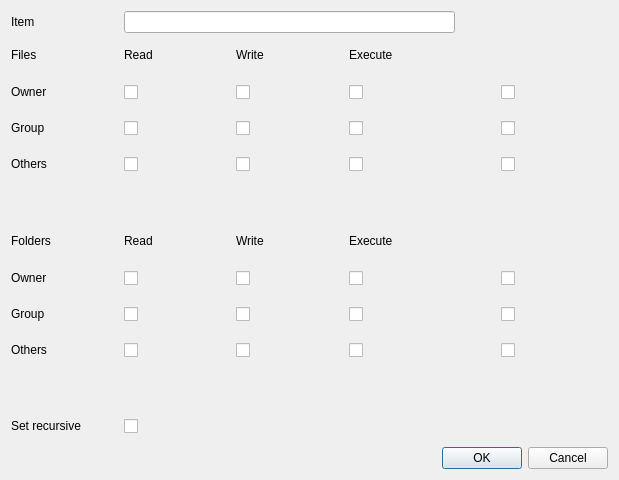
<?xml version="1.0" encoding="UTF-8"?>
<ui version="4.0">
 <class>permissions_dialog</class>
 <widget class="QDialog" name="permissions_dialog">
  <property name="geometry">
   <rect>
    <x>0</x>
    <y>0</y>
    <width>619</width>
    <height>480</height>
   </rect>
  </property>
  <property name="windowTitle">
   <string>Permissions Dialog</string>
  </property>
  <property name="windowIcon">
   <iconset>
    <normaloff>../images/password.png</normaloff>../images/password.png</iconset>
  </property>
  <layout class="QGridLayout" name="gridLayout_2">
   <item row="0" column="0">
    <layout class="QGridLayout" name="gridLayout">
     <item row="8" column="1">
      <widget class="QCheckBox" name="group_read_check_2">
       <property name="minimumSize">
        <size>
         <width>100</width>
         <height>30</height>
        </size>
       </property>
       <property name="text">
        <string/>
       </property>
      </widget>
     </item>
     <item row="6" column="2">
      <widget class="QLabel" name="write_label_2">
       <property name="minimumSize">
        <size>
         <width>100</width>
         <height>20</height>
        </size>
       </property>
       <property name="text">
        <string>Write</string>
       </property>
      </widget>
     </item>
     <item row="8" column="0">
      <widget class="QLabel" name="group_label_2">
       <property name="minimumSize">
        <size>
         <width>100</width>
         <height>20</height>
        </size>
       </property>
       <property name="text">
        <string>Group</string>
       </property>
      </widget>
     </item>
     <item row="3" column="0">
      <widget class="QLabel" name="group_label">
       <property name="minimumSize">
        <size>
         <width>100</width>
         <height>20</height>
        </size>
       </property>
       <property name="text">
        <string>Group</string>
       </property>
      </widget>
     </item>
     <item row="8" column="3">
      <widget class="QCheckBox" name="group_exe_check_2">
       <property name="minimumSize">
        <size>
         <width>100</width>
         <height>30</height>
        </size>
       </property>
       <property name="text">
        <string/>
       </property>
      </widget>
     </item>
     <item row="9" column="0">
      <widget class="QLabel" name="others_label_2">
       <property name="minimumSize">
        <size>
         <width>100</width>
         <height>20</height>
        </size>
       </property>
       <property name="text">
        <string>Others</string>
       </property>
      </widget>
     </item>
     <item row="9" column="2">
      <widget class="QCheckBox" name="others_write_check_2">
       <property name="minimumSize">
        <size>
         <width>100</width>
         <height>30</height>
        </size>
       </property>
       <property name="text">
        <string/>
       </property>
      </widget>
     </item>
     <item row="7" column="0">
      <widget class="QLabel" name="owner_label_2">
       <property name="minimumSize">
        <size>
         <width>100</width>
         <height>20</height>
        </size>
       </property>
       <property name="text">
        <string>Owner</string>
       </property>
      </widget>
     </item>
     <item row="5" column="1">
      <spacer name="verticalSpacer">
       <property name="orientation">
        <enum>Qt::Vertical</enum>
       </property>
       <property name="sizeType">
        <enum>QSizePolicy::Fixed</enum>
       </property>
       <property name="sizeHint" stdset="0">
        <size>
         <width>20</width>
         <height>40</height>
        </size>
       </property>
      </spacer>
     </item>
     <item row="3" column="2">
      <widget class="QCheckBox" name="group_write_check">
       <property name="minimumSize">
        <size>
         <width>100</width>
         <height>30</height>
        </size>
       </property>
       <property name="text">
        <string/>
       </property>
      </widget>
     </item>
     <item row="8" column="5">
      <widget class="QCheckBox" name="group_x_check_2">
       <property name="minimumSize">
        <size>
         <width>100</width>
         <height>30</height>
        </size>
       </property>
       <property name="text">
        <string/>
       </property>
      </widget>
     </item>
     <item row="7" column="3">
      <widget class="QCheckBox" name="owner_exe_check_2">
       <property name="minimumSize">
        <size>
         <width>100</width>
         <height>30</height>
        </size>
       </property>
       <property name="text">
        <string/>
       </property>
      </widget>
     </item>
     <item row="1" column="1">
      <widget class="QLabel" name="read_label">
       <property name="minimumSize">
        <size>
         <width>100</width>
         <height>20</height>
        </size>
       </property>
       <property name="text">
        <string>Read</string>
       </property>
      </widget>
     </item>
     <item row="2" column="0">
      <widget class="QLabel" name="owner_label">
       <property name="minimumSize">
        <size>
         <width>100</width>
         <height>20</height>
        </size>
       </property>
       <property name="text">
        <string>Owner</string>
       </property>
      </widget>
     </item>
     <item row="2" column="3">
      <widget class="QCheckBox" name="owner_exe_check">
       <property name="minimumSize">
        <size>
         <width>100</width>
         <height>30</height>
        </size>
       </property>
       <property name="text">
        <string/>
       </property>
      </widget>
     </item>
     <item row="1" column="2">
      <widget class="QLabel" name="write_label">
       <property name="minimumSize">
        <size>
         <width>100</width>
         <height>20</height>
        </size>
       </property>
       <property name="text">
        <string>Write</string>
       </property>
      </widget>
     </item>
     <item row="2" column="2">
      <widget class="QCheckBox" name="owner_write_check">
       <property name="minimumSize">
        <size>
         <width>100</width>
         <height>30</height>
        </size>
       </property>
       <property name="text">
        <string/>
       </property>
      </widget>
     </item>
     <item row="2" column="1">
      <widget class="QCheckBox" name="owner_read_check">
       <property name="minimumSize">
        <size>
         <width>100</width>
         <height>30</height>
        </size>
       </property>
       <property name="layoutDirection">
        <enum>Qt::LeftToRight</enum>
       </property>
       <property name="text">
        <string/>
       </property>
      </widget>
     </item>
     <item row="1" column="3">
      <widget class="QLabel" name="execute_label">
       <property name="minimumSize">
        <size>
         <width>100</width>
         <height>20</height>
        </size>
       </property>
       <property name="text">
        <string>Execute</string>
       </property>
      </widget>
     </item>
     <item row="8" column="2">
      <widget class="QCheckBox" name="group_write_check_2">
       <property name="minimumSize">
        <size>
         <width>100</width>
         <height>30</height>
        </size>
       </property>
       <property name="text">
        <string/>
       </property>
      </widget>
     </item>
     <item row="2" column="5">
      <widget class="QCheckBox" name="owner_x_check">
       <property name="minimumSize">
        <size>
         <width>100</width>
         <height>30</height>
        </size>
       </property>
       <property name="text">
        <string/>
       </property>
      </widget>
     </item>
     <item row="7" column="2">
      <widget class="QCheckBox" name="owner_write_check_2">
       <property name="minimumSize">
        <size>
         <width>100</width>
         <height>30</height>
        </size>
       </property>
       <property name="text">
        <string/>
       </property>
      </widget>
     </item>
     <item row="9" column="5">
      <widget class="QCheckBox" name="others_x_check_2">
       <property name="minimumSize">
        <size>
         <width>100</width>
         <height>30</height>
        </size>
       </property>
       <property name="text">
        <string/>
       </property>
      </widget>
     </item>
     <item row="10" column="1">
      <spacer name="verticalSpacer_2">
       <property name="orientation">
        <enum>Qt::Vertical</enum>
       </property>
       <property name="sizeType">
        <enum>QSizePolicy::Fixed</enum>
       </property>
       <property name="sizeHint" stdset="0">
        <size>
         <width>20</width>
         <height>40</height>
        </size>
       </property>
      </spacer>
     </item>
     <item row="4" column="1">
      <widget class="QCheckBox" name="others_read_check">
       <property name="minimumSize">
        <size>
         <width>100</width>
         <height>30</height>
        </size>
       </property>
       <property name="text">
        <string/>
       </property>
      </widget>
     </item>
     <item row="3" column="1">
      <widget class="QCheckBox" name="group_read_check">
       <property name="minimumSize">
        <size>
         <width>100</width>
         <height>30</height>
        </size>
       </property>
       <property name="text">
        <string/>
       </property>
      </widget>
     </item>
     <item row="4" column="0">
      <widget class="QLabel" name="others_label">
       <property name="minimumSize">
        <size>
         <width>100</width>
         <height>20</height>
        </size>
       </property>
       <property name="text">
        <string>Others</string>
       </property>
      </widget>
     </item>
     <item row="4" column="2">
      <widget class="QCheckBox" name="others_write_check">
       <property name="minimumSize">
        <size>
         <width>100</width>
         <height>30</height>
        </size>
       </property>
       <property name="text">
        <string/>
       </property>
      </widget>
     </item>
     <item row="6" column="1">
      <widget class="QLabel" name="read_label_2">
       <property name="minimumSize">
        <size>
         <width>100</width>
         <height>20</height>
        </size>
       </property>
       <property name="text">
        <string>Read</string>
       </property>
      </widget>
     </item>
     <item row="7" column="5">
      <widget class="QCheckBox" name="owner_x_check_2">
       <property name="minimumSize">
        <size>
         <width>100</width>
         <height>30</height>
        </size>
       </property>
       <property name="text">
        <string/>
       </property>
      </widget>
     </item>
     <item row="4" column="5">
      <widget class="QCheckBox" name="others_x_check">
       <property name="minimumSize">
        <size>
         <width>100</width>
         <height>30</height>
        </size>
       </property>
       <property name="text">
        <string/>
       </property>
      </widget>
     </item>
     <item row="3" column="3">
      <widget class="QCheckBox" name="group_exe_check">
       <property name="minimumSize">
        <size>
         <width>100</width>
         <height>30</height>
        </size>
       </property>
       <property name="text">
        <string/>
       </property>
      </widget>
     </item>
     <item row="9" column="1">
      <widget class="QCheckBox" name="others_read_check_2">
       <property name="minimumSize">
        <size>
         <width>100</width>
         <height>30</height>
        </size>
       </property>
       <property name="text">
        <string/>
       </property>
      </widget>
     </item>
     <item row="7" column="1">
      <widget class="QCheckBox" name="owner_read_check_2">
       <property name="minimumSize">
        <size>
         <width>100</width>
         <height>30</height>
        </size>
       </property>
       <property name="text">
        <string/>
       </property>
      </widget>
     </item>
     <item row="6" column="3">
      <widget class="QLabel" name="execute_label_2">
       <property name="minimumSize">
        <size>
         <width>100</width>
         <height>20</height>
        </size>
       </property>
       <property name="text">
        <string>Execute</string>
       </property>
      </widget>
     </item>
     <item row="3" column="5">
      <widget class="QCheckBox" name="group_x_check">
       <property name="minimumSize">
        <size>
         <width>100</width>
         <height>30</height>
        </size>
       </property>
       <property name="text">
        <string/>
       </property>
      </widget>
     </item>
     <item row="2" column="4">
      <spacer name="horizontalSpacer">
       <property name="orientation">
        <enum>Qt::Horizontal</enum>
       </property>
       <property name="sizeType">
        <enum>QSizePolicy::Fixed</enum>
       </property>
       <property name="sizeHint" stdset="0">
        <size>
         <width>40</width>
         <height>20</height>
        </size>
       </property>
      </spacer>
     </item>
     <item row="4" column="3">
      <widget class="QCheckBox" name="others_exe_check">
       <property name="minimumSize">
        <size>
         <width>100</width>
         <height>30</height>
        </size>
       </property>
       <property name="text">
        <string/>
       </property>
      </widget>
     </item>
     <item row="9" column="3">
      <widget class="QCheckBox" name="others_exe_check_2">
       <property name="minimumSize">
        <size>
         <width>100</width>
         <height>30</height>
        </size>
       </property>
       <property name="text">
        <string/>
       </property>
      </widget>
     </item>
     <item row="11" column="1">
      <widget class="QCheckBox" name="recursive_check">
       <property name="minimumSize">
        <size>
         <width>100</width>
         <height>30</height>
        </size>
       </property>
       <property name="text">
        <string/>
       </property>
      </widget>
     </item>
     <item row="11" column="0">
      <widget class="QLabel" name="set_recursive_label">
       <property name="text">
        <string>Set recursive</string>
       </property>
      </widget>
     </item>
     <item row="0" column="1" colspan="3">
      <widget class="QLineEdit" name="item_path_edit">
       <property name="minimumSize">
        <size>
         <width>250</width>
         <height>20</height>
        </size>
       </property>
      </widget>
     </item>
     <item row="0" column="0">
      <widget class="QLabel" name="item_label">
       <property name="minimumSize">
        <size>
         <width>100</width>
         <height>20</height>
        </size>
       </property>
       <property name="text">
        <string>Item</string>
       </property>
      </widget>
     </item>
     <item row="1" column="0">
      <widget class="QLabel" name="file_label">
       <property name="text">
        <string>Files</string>
       </property>
      </widget>
     </item>
     <item row="6" column="0">
      <widget class="QLabel" name="folders_label">
       <property name="text">
        <string>Folders</string>
       </property>
      </widget>
     </item>
    </layout>
   </item>
   <item row="1" column="0">
    <widget class="QDialogButtonBox" name="buttonBox">
     <property name="orientation">
      <enum>Qt::Horizontal</enum>
     </property>
     <property name="standardButtons">
      <set>QDialogButtonBox::Cancel|QDialogButtonBox::Ok</set>
     </property>
    </widget>
   </item>
  </layout>
 </widget>
 <resources/>
 <connections>
  <connection>
   <sender>buttonBox</sender>
   <signal>accepted()</signal>
   <receiver>permissions_dialog</receiver>
   <slot>accept()</slot>
   <hints>
    <hint type="sourcelabel">
     <x>248</x>
     <y>254</y>
    </hint>
    <hint type="destinationlabel">
     <x>157</x>
     <y>274</y>
    </hint>
   </hints>
  </connection>
  <connection>
   <sender>buttonBox</sender>
   <signal>rejected()</signal>
   <receiver>permissions_dialog</receiver>
   <slot>reject()</slot>
   <hints>
    <hint type="sourcelabel">
     <x>316</x>
     <y>260</y>
    </hint>
    <hint type="destinationlabel">
     <x>286</x>
     <y>274</y>
    </hint>
   </hints>
  </connection>
 </connections>
</ui>
